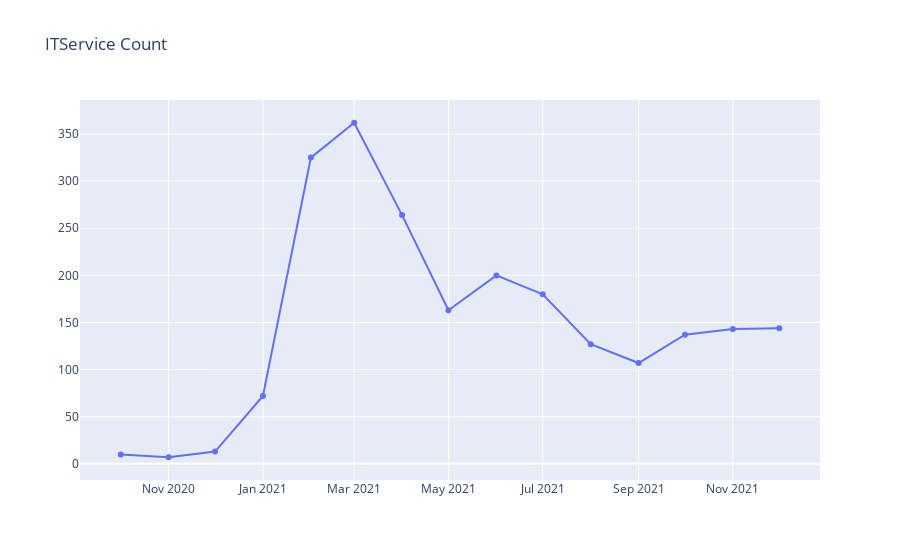

Here is the notebook cell this chart was saved with:
### Code cell
#plot sales diff
plot_data = [
    go.Scatter(
        x=df_diff['YYMM'],
        y=df_diff['CNT'],
    )
]
plot_layout = go.Layout(
        title='ITService Count'
    )
fig = go.Figure(data=plot_data, layout=plot_layout)
pyoff.iplot(fig)

### Figure 1 — Plotly figure (JSON) as saved in the notebook; plotly's stock layout.template omitted (floating-point values rounded to 4 significant figures)
{"data": [{"type": "scatter", "x": ["2020-10-01T00:00:00", "2020-11-01T00:00:00", "2020-12-01T00:00:00", "2021-01-01T00:00:00", "2021-02-01T00:00:00", "2021-03-01T00:00:00", "2021-04-01T00:00:00", "2021-05-01T00:00:00", "2021-06-01T00:00:00", "2021-07-01T00:00:00", "2021-08-01T00:00:00", "2021-09-01T00:00:00", "2021-10-01T00:00:00", "2021-11-01T00:00:00", "2021-12-01T00:00:00"], "y": [10, 7, 13, 72, 325, 362, 264, 163, 200, 180, 127, 107, 137, 143, 144]}], "layout": {"title": {"text": "ITService Count"}}}
